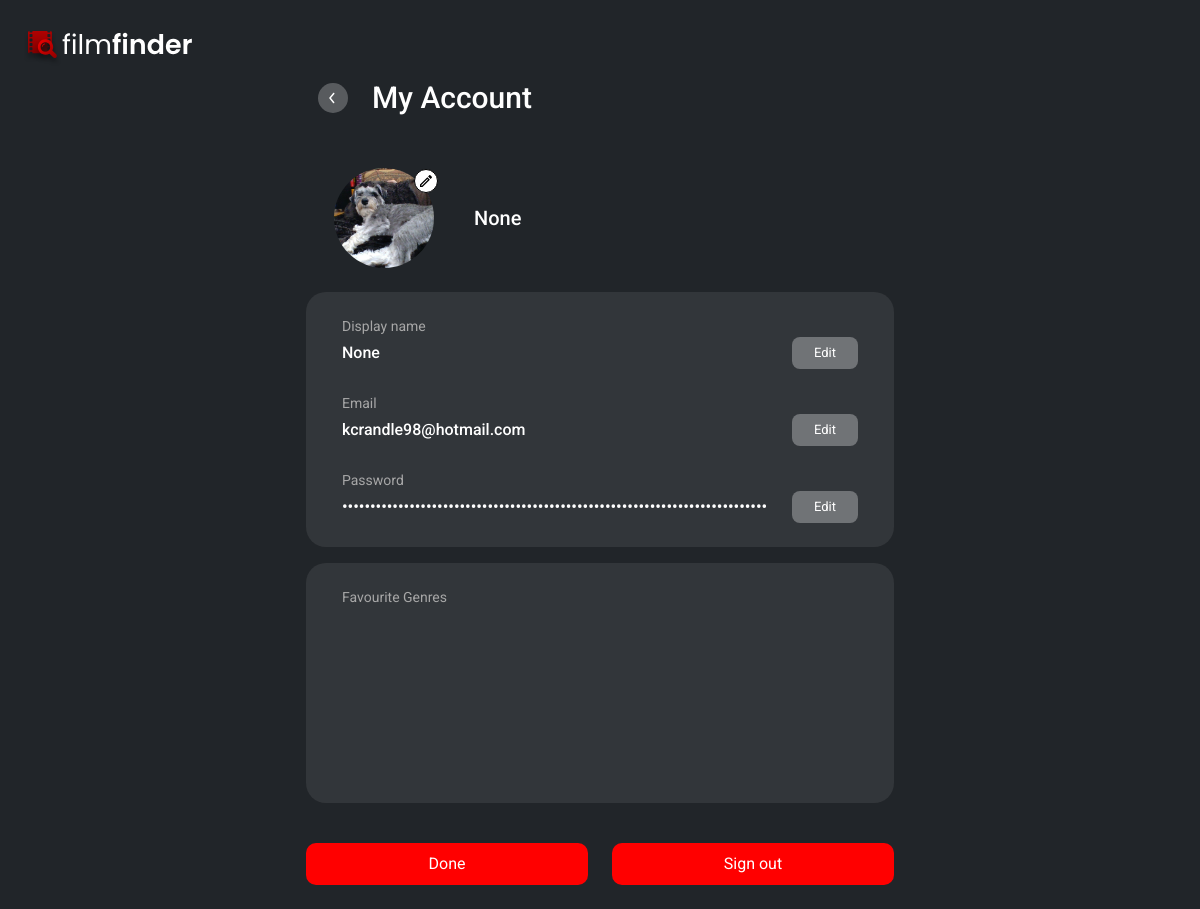
The app's page /account/ (signed in), older data.
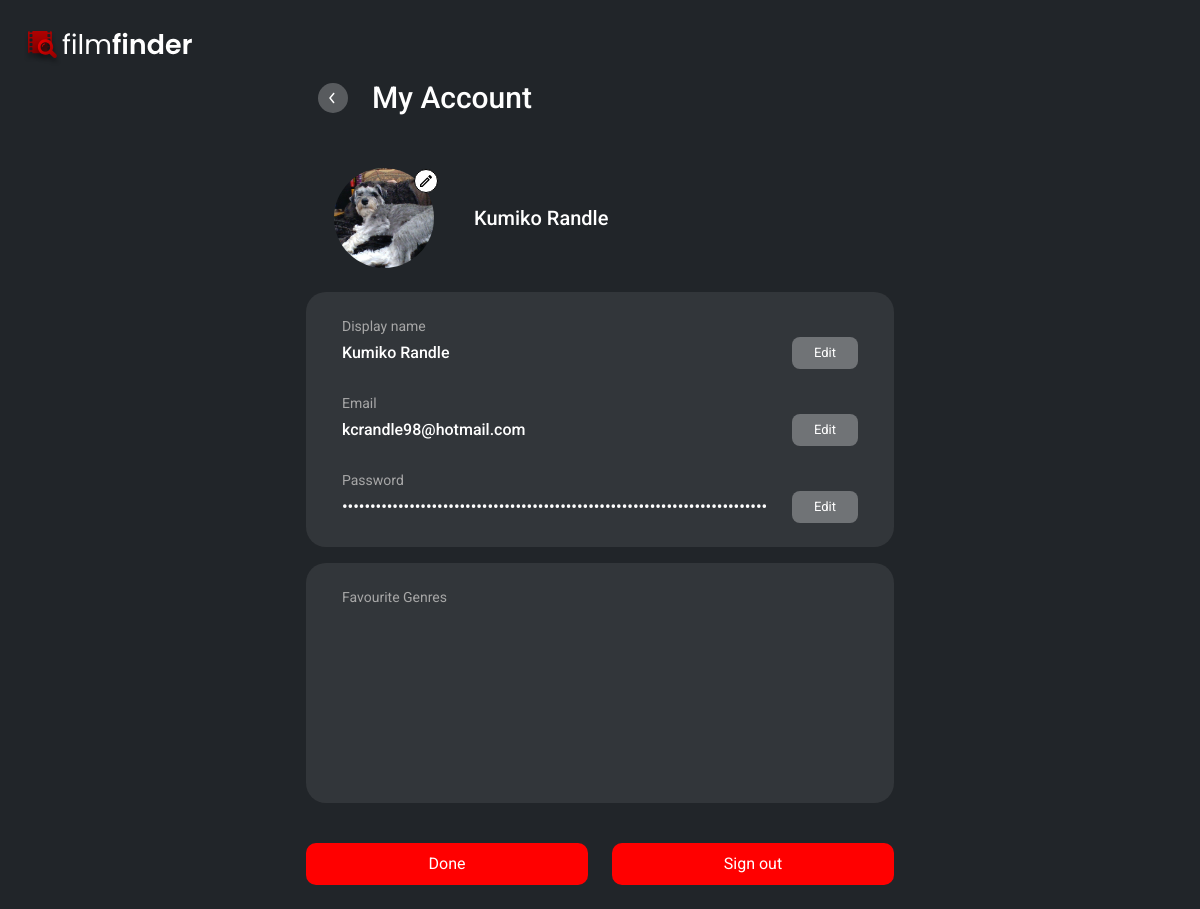
The same page, newer data.
### accounts/models.py (models this page shows, shortened)
class User(AbstractBaseUser):
    email       = models.EmailField(max_length=255, unique=True)
    full_name   = models.CharField(max_length=255, null=True, blank=True)
    profile_pic = models.ImageField(upload_to=upload_image_path, null=True, blank=True)
    active      = models.BooleanField(default=True)
    admin       = models.BooleanField(default=False)
    staff       = models.BooleanField(default=False)
    related     = models.CharField(max_length=255, blank=True, null=True)
    recent_searches      = models.CharField(max_length=255, blank=True, null=True)
    genres      = models.CharField(max_length=255, blank=True, null=True)
    USERNAME_FIELD  = 'email'
    REQUIRED_FIELDS = []
    objects = UserManager()
    def __str__(self):
        return self.email
    def get_profile_pic(self):
        if (self.profile_pic):
            return self.profile_pic.url
        return None

### accounts/views.py (the view)
# urls.py: path('account/', account_page, name="account"),
@login_required
def account_page(request):
    user = User.objects.get(email = request.user)
    if request.method == "POST":
        edit_form = UserUpdateForm(request.POST, request.FILES, instance=user)
        if edit_form.is_valid():
            form = edit_form.save(commit=False)
            form.user = request.user
            form.save()
            messages.success(request, "Your profile has been updated!")
            return redirect('account')
    else:
        edit_form = UserUpdateForm(instance=user)
    context = {
        "title": "My Account",
        "form": edit_form,
    }
    return render(request, "accounts/account.html", context)

### accounts/forms.py (shortened to what this page needs)
class UserUpdateForm(ModelForm):
    email = forms.EmailField()
    old_password = forms.CharField()
    new_password1 = forms.CharField(widget=forms.PasswordInput)
    new_password2 = forms.CharField(label='Confirm password', widget=forms.PasswordInput)
    class Meta:
        model = User
        fields = (
            'email',
            'full_name',
            'profile_pic',
            'genres',
        )

### accounts/templates/accounts/account.html (shortened to what this page needs)
<!DOCTYPE html>
<html lang="en">
    <head>
        {% load static %}
        <link href="https://cdn.jsdelivr.net/npm/bootstrap@5.0.0-beta2/dist/css/bootstrap.min.css" rel="stylesheet">
        <link rel="stylesheet" type="text/css" href="{% static 'css/main.css' %}">
    </head>
    <body class="bg-dark">
        <div class="container-fluid bg-dark pt-3 px-4 min-vh-100 d-flex flex-column">
            <nav class="navbar navbar-expand-lg navbar-dark bg-transparent">
                <div class="mr-auto">
                    <a class="navbar-brand" href="{% url 'index' %}"><img src="{% static 'images\Logo.svg' %}"></a>
                </div>
            </nav>
            <div class="row">
                <div class="col-3"></div>
                <div class="col-6">
                    <div class="row d-flex align-content-center">
                        <div class="col-12 d-flex align-content-center" style="height: 100%;">
                            <a class="d-flex align-self-center" href="{% url 'index' %}" style="display: inline-block; height: inherit;">
                                <img src="{% static 'images\back_button.svg' %}" style="height: inherit; height: 30px; width: auto;">
                            </a>
                            <p class="movie_title mb-0 px-4" style="display: inline-block;">My Account</p>
                        </div>
                    </div>
                    <form id="edit-form" class="form" method="POST" action="{% url 'account' %}">{% csrf_token %}
                        <div class="row px-3 pb-2 pt-5">
                            <div class="col-12 d-flex align-items-center">
                                <div class="avatar_container ">
                                    <div class="account_avatar" style="border:none!important;">
                                        {% if request.user.get_profile_pic == None %}
                                        <img src="{% static 'images\blank_avatar.png' %}" alt="Avatar" style="width:40px;">
                                        {% else %}
                                        {% with request.user.get_profile_pic as url %}
                                        <img id="profile_pic" src="{{ url }}" alt="Avatar">
                                        {% endwith %}
                                        {% endif %}
                                    </div>
                                    <img class="pencil" src="{% static 'images\edit_icon.svg' %}">
                                </div>
                                <p class="name mb-0 px-3" style="display: inline-block;">{{ user.full_name }}</p>
                            </div>
                        </div>
                        <div class="row p-4 account_div my-3">
                            <div class="col-12">
                                <div class="row">
                                    <div class="col-12" >
                                        <p class="account_subtitle mb-0">Display name</p>
                                    </div>
                                </div>
                                <div class="row d-flex align-content-center justify-content-center">
                                    <div class="col-10">
                                        <input type="text" class="form-control account_field px-0 py-1" id="full_name_box" name="{{ form.full_name.html_name }}" value="{{ user.full_name }}" disabled>
                                    </div>
                                    <div class="col-2 d-flex align-content-center justify-content-center">
                                        <button id="edit_name" type="button" class="edit_button " style="width: 100%;" value="Edit">Edit</button>
                                    </div>
                                </div>
                                <div class="row pt-4">
                                    <div class="col-12" >
                                        <p class="account_subtitle mb-0">Email</p>
                                    </div>
                                </div>
                                <div class="row d-flex align-content-center justify-content-center">
                                    <div class="col-10">
                                        <input type="email" class="form-control account_field px-0 py-1" id="email_box" name="{{ form.email.html_name }}" value="{{ user.email }}" disabled>
                                    </div>
                                    <div class="col-2 d-flex align-content-center justify-content-center">
                                        <button id="edit_email"  type="button" class="edit_button " style="width: 100%;" value="Edit">Edit</button>
                                    </div>
                                </div>
                                <div class="row pt-4">
                                    <div class="col-12" >
                                        <p class="account_subtitle mb-0">Password</p>
                                    </div>
                                </div>
                                <div class="row d-flex align-content-center justify-content-center">
                                    <div class="col-10">
                                        <input type="password" class="form-control account_field px-0 py-1" id="{{ form.old_password.id_for_label }}" name="{{ form.old_password.html_name }}" value="{{ user.password }}" disabled>
                                    </div>
                                    <div class="col-2 d-flex align-content-center justify-content-center">
                                        <button class="edit_button "  type="button" style="width: 100%;" value="Edit">Edit</button>
                                    </div>
                                </div>
                            </div>
                        </div>
                         <div class="row p-4 my-3 account_div" style="height:30vh;">
                            <div class="col-12" >
                                <p class="account_subtitle mb-0">Favourite Genres</p>
                            </div>
                        </div>
                    </form>
                    <div class="row d-flex align-content-center pt-4 pb-4 px-0">
                        <div class="col-6 d-flex justify-content-end ps-0">
                            <button type="submit" class="btn btn-default account_button py-2" form="edit-form">Done</button>
                        </div>
                        <div class="col-6 d-flex justify-content-start pe-0">
                            <a href="{% url 'logout' %}" class="btn btn-default account_button py-2">Sign out</a>
                        </div>
                    </div>
                </div>
                <div class="col-3"></div>
            </div>
        </div>
    </body>
</html>

### static/css/main.css (style rules this page uses)
html, body { font-family: 'Roboto', sans-serif; }
div { -webkit-transition: height .25s ease; -moz-transition: height .25s ease; transition: height .25s ease; }
.movie_title { color: white; font-size: 30px; font-weight: 500; }
.account_div { background: rgba(255, 255, 255, 0.08); border-radius: 20px; }
.account_button { color: white; background-color: red; border-radius: 10px; width: 100%; }
.edit_button { border: none; border-radius: 8px; background-color: rgba(255, 255, 255, 0.3); color: white; width: 100%; font-size: 13px; }
.account_field:disabled { background-color: transparent !important; border: none; color: white; font-weight: 500; }
.account_field { font-weight: 500; }
.account_subtitle { color: #A7A7A7; font-size: 14px; }
.name { color: white; font-size: 20px; font-weight: 500; }
.account_avatar { display: flex; background-color: white; justify-content: center; align-items: center; width: 100px; height: 100px; border-radius: 50%; overflow: hidden; float: left; border-style: double; border-color: white; }
.pencil { position: relative; top: 0; right: 20px; }
.avatar_container { cursor: pointer; position: relative; }

Row changes from the older to the newer data that the page shows:
changed User "kcrandle98@hotmail.com": full_name "None" → "Kumiko Randle"
